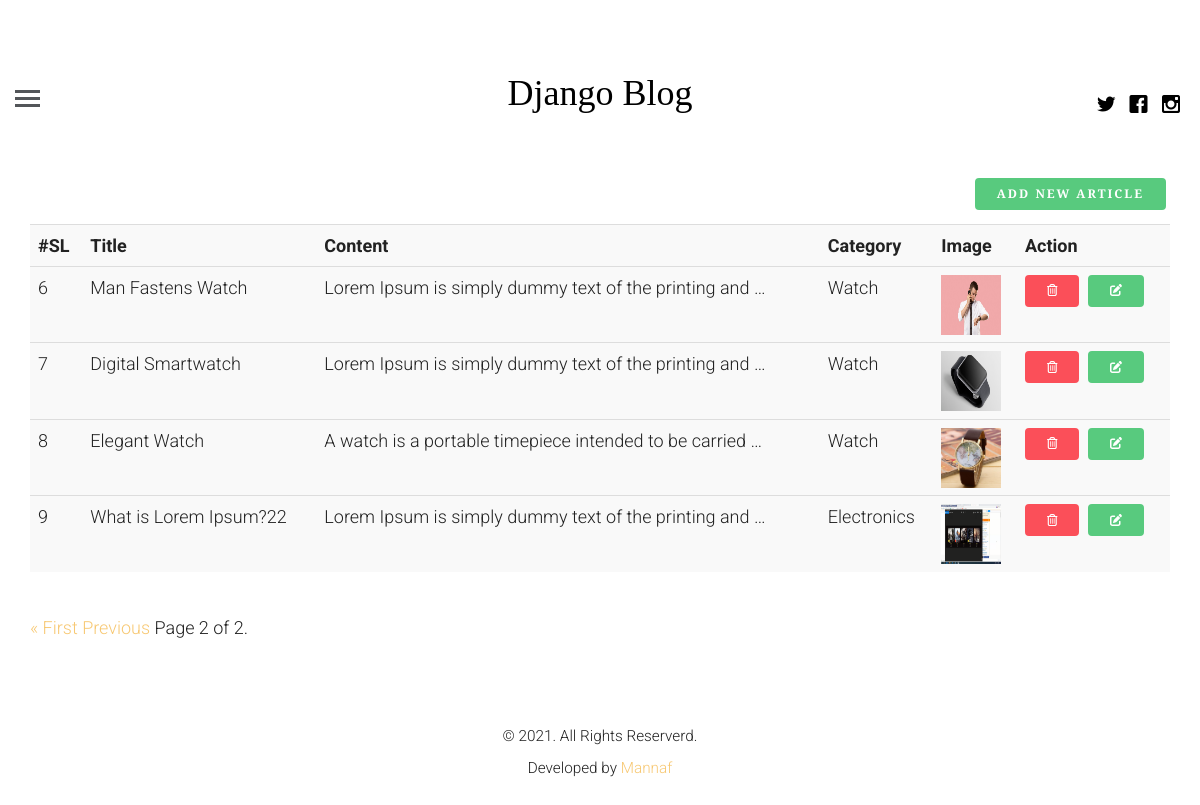
Page /profile?page=2 (signed in) on the committed database.
### blogapp/models.py (models this page shows, shortened)
class article(models.Model):
    article_author= models.ForeignKey(author, on_delete=models.CASCADE)
    title = models.CharField(max_length=200)
    body = models.TextField()
    image = models.FileField()
    created_at = models.DateTimeField(auto_now=False, auto_now_add=True)
    update_at = models.DateTimeField(auto_now=True, auto_now_add=False)
    category = models.ForeignKey(category, on_delete=models.CASCADE)

class category(models.Model):
    name= models.CharField(max_length=100,unique=True)
    def __str__(self):
        return self.name

### blogapp/views.py (the view, shortened to what this page needs)
# urls.py: path('profile',views.getProfile,name="profile"),
def getProfile(request):
    if request.user.is_authenticated:
        user= get_object_or_404(User, id=request.user.id)
        author_profile= author.objects.filter(name = user.id)
        if author_profile: # jodi user er Auth profile Thake
            user= get_object_or_404(author, name=request.user.id)
            auth = get_object_or_404(author,name=request.user.id)
            post= article.objects.filter(article_author=auth).order_by('id').reverse()
            paginator = Paginator(post, 5) # Show 25 contacts per page. => pagination
            page_number = request.GET.get('page') # => pagination
            total_article = paginator.get_page(page_number)# => pagination
            context ={
                "post":total_article,
                "user":user
            }
            return render(request,"user_profile.html",context)
    else:
        return redirect("login")

### template/user_profile.html (shortened to what this page needs)
{% extends "base.html" %}
{% load static %}
{% block content %}
    <div class="container">
    <h3 style="text-align:right"><a href="{% url 'create' %}" class="btn btn-sm btn-success">Add New Article</i></a></h3>
        <table class="table table-striped">
            <tr>
                <th>#SL</th>
                <th>Title</th>
                <th>Content</th>
                <th>Category</th>
                <th>Image</th>
                <th>Action</th>
            <tr>
            {% for p in post %}
                <tr>
                <td>{{ forloop.counter0|add:post.start_index }}</td>
                <td>{{p.title}}</td>
                <td>{{p.body|truncatewords:10}}</td>
                <td>{{p.category}}</td>
                <td><a href=" {% url 'single_post' id=p.id %} "><img src="{{p.image.url}}" alt="Image" width="60px" height="60px"></a></td>
                <td>
                <a href="{% url 'delete' pid=p.id %}" class="btn btn-sm btn-danger" id="edit"><i class="far fa-trash-alt "></i></a>
                <a href="{% url 'update' pid=p.id %}" class="btn btn-sm btn-success"><i class="fas fa-edit"></i></a>
                </td>
            <tr>
            {% empty %}
            <tr>
                <td colspan="50"><h4 class="text-danger" style="text-align:center">You Have No Article Please Post a Article</h4></td>
            </tr>
            {% endfor %}
        </table>
    </div>
    <div class="container">
	<div class="pagination"">
		<span class="step-links">
			{% if post.has_previous %}
				<a href="?page=1">&laquo; First</a>
				<a href="?page={{ post.previous_page_number }}"> Previous</a>
			{% endif %}
			<span class="current">
				Page {{ post.number }} of {{ post.paginator.num_pages }}.
			</span>
		</span>
	</div>
</div>
{% endblock  %}

### blogapp/static/css/style.css (style rules this page uses)
html { background: #fff; }
body { font-family: "Roboto", arial, sans-serif; font-size: 18px; font-weight: 300; line-height: 1.8; color: #222; background: #fff; }
a { color: #f7c873; -webkit-transition: 0.5s; -o-transition: 0.5s; transition: 0.5s; }
h1, h2, h3, h4, h5, h6 { font-family: "Playfair Display", times, serif; color: #000; }
.btn { margin-right: 4px; margin-bottom: 4px; font-family: "Playfair Display", times, serif; font-size: 12px; letter-spacing: 2px; text-transform: uppercase; font-weight: 700; -webkit-border-radius: 4px; -moz-border-radius: 4px; -ms-border-radius: 4px; border-radius: 4px; -webkit-transition: 0.5s; -o-transition: 0.5s; transition: 0.5s; }
.btn-success { background: #58ca7e; color: #fff; border: 2px solid #58ca7e; }
.btn-danger { background: #fb4f59; color: #fff; border: 2px solid #fb4f59; }

### rows in the picture
article: title "Man Fastens Watch", body "Lorem Ipsum is simply dummy text of the printing and …", category "Watch", image (picture)
article: title "Digital Smartwatch", body "Lorem Ipsum is simply dummy text of the printing and …", category "Watch", image (picture)
article: title "Elegant Watch", body "A watch is a portable timepiece intended to be carried …", category "Watch", image (picture)
article: title "What is Lorem Ipsum?22", body "Lorem Ipsum is simply dummy text of the printing and …", category "Electronics", image (picture)

### other values in the picture
{{ post.number }} "2"
{{ post.paginator.num_pages }} "2"
